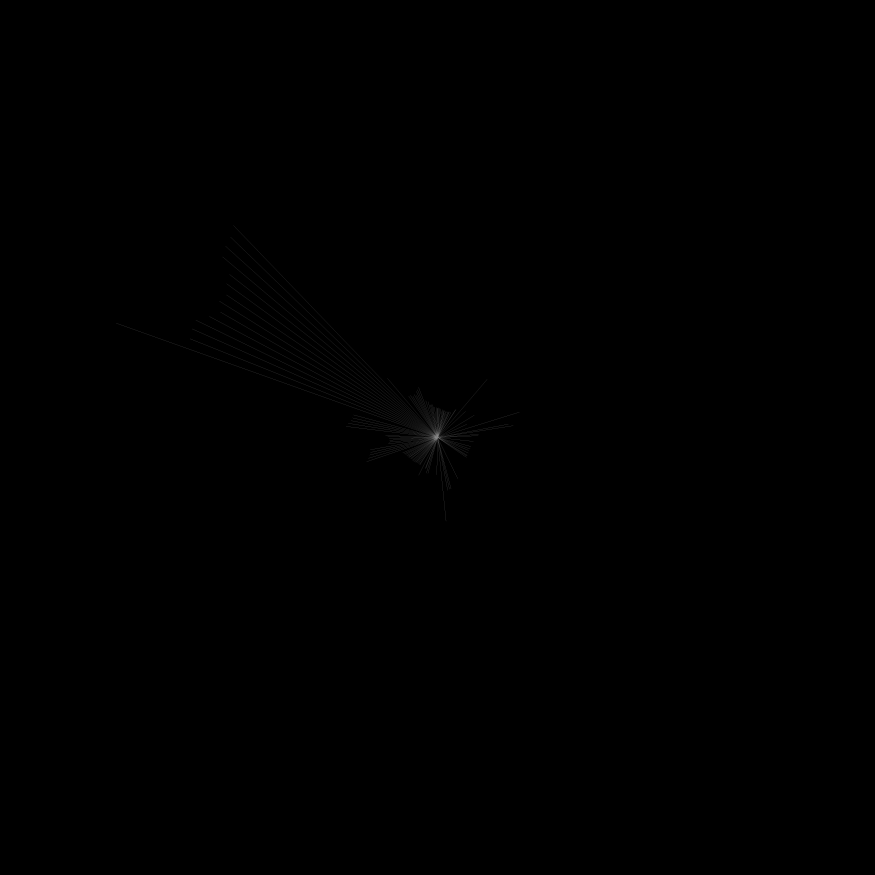
#> input picture img196.jpg, 7000 x 7000 px (shown at 1/8 size); the run also reads 1 picture not shown here
$ python feature_detecter.py
#> lines starting #> are read from the running program, lines starting #| are printed output that depends on the picture; after the words box and inside, x2 and y2 are one past the last pixel; in counts of white or black regions, pixels touching at a corner belong together
import cv2
import numpy as np
import os
import sys

img1 = cv2.imread('img196.jpg', 0)
#> img1 is the input picture: shape (7000, 7000); min 0, max 142, mean 0.2
img2 = cv2.imread('img214.jpg', 0)

img1_reshape = cv2.resize(img1, (100, 100))
img2_reshape = cv2.resize(img2, (100, 100))

ps1 = np.isin((img1_reshape > 1), True)
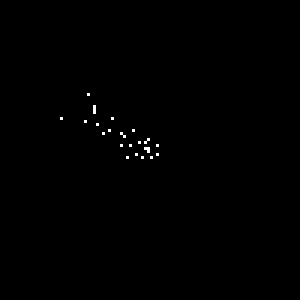
#> ps1: shape (100, 100) bool (shown 3 times larger); 0.27% white in thin lines or dots, all inside (x1, y1, x2, y2) = (20, 31, 53, 53)
ps2 = np.isin((img2_reshape > 1), True)
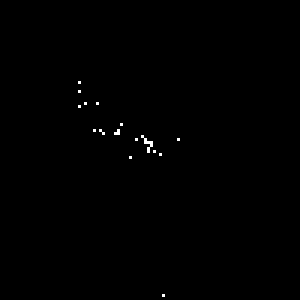
#> ps2: shape (100, 100) bool (shown 3 times larger); 0.26% white in thin lines or dots, all inside (x1, y1, x2, y2) = (26, 27, 60, 99)

points1 = np.where(ps1)
#> points1 = 27 positions, rows 31 to 52, columns 20 to 52
points2 = np.where(ps2)
#> points2 = 26 positions, rows 27 to 98, columns 26 to 59

points1 = np.vstack((points1[0], points1[1]))
points2 = np.vstack((points2[0], points2[1]))

print(points1[0], points2[0])
#| [31 35 36 37 39 39 40 41 43 43 44 44 45 46 47 47 48 48 48 49 49 50 51 51
#|  52 52 52] [27 30 34 34 35 41 43 43 43 44 44 44 45 46 46 46 47 47 47 48 49 50 50 51
#|  52 98]
print("\n")
print(points1[1], points2[1])
#| [29 31 31 31 20 37 28 32 36 44 34 40 41 49 46 48 40 43 52 48 49 49 45 52
#|  42 47 50] [26 26 28 32 26 40 31 33 39 34 38 39 47 45 48 59 48 49 50 50 49 49 51 53
#|  43 54]
print(points2)
#| [[27 30 34 34 35 41 43 43 43 44 44 44 45 46 46 46 47 47 47 48 49 50 50 51
#|   52 98]
#|  [26 26 28 32 26 40 31 33 39 34 38 39 47 45 48 59 48 49 50 50 49 49 51 53
#|   43 54]]
print(points1.shape, points2.shape)
#| (2, 27) (2, 26)

#> (the run stopped early here; a loop or call above may not have finished)
